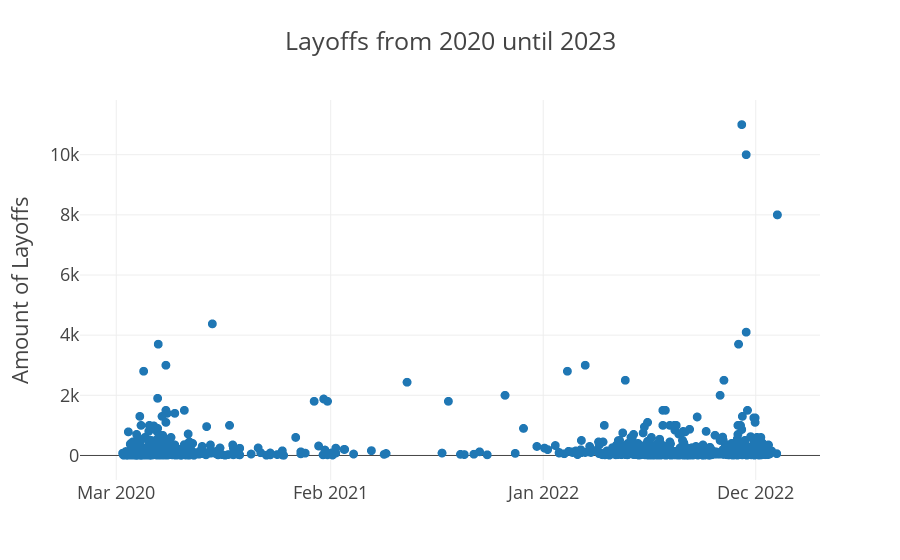

Write notebook code for a chart like this one.
### Code cell
# taking a look at when layoffs occured by using a bubble scatterplot

fig = px.scatter(df_total, x="date", y="total_laid_off",
                 template = 'presentation',
                 labels={
                     "date": "",
                     "total_laid_off": "Amount of Layoffs"
                 },
                title="Layoffs from 2020 until 2023")
fig.update_xaxes(dtick="M11",)

fig.show()

### Figure 1 — Plotly figure (JSON) as saved in the notebook; plotly's stock layout.template omitted (floating-point values rounded to 4 significant figures; data arrays with more than 128 entries replaced by an {"elided": "..."} marker saying what was removed)
{"data": [{"hovertemplate": "=%{x}<br>Amount of Layoffs=%{y}<extra></extra>", "legendgroup": "", "marker": {"color": "#1F77B4", "symbol": "circle"}, "mode": "markers", "name": "", "showlegend": false, "type": "scattergl", "x": {"elided": "1317 str values"}, "xaxis": "x", "y": {"elided": "1317 float values"}, "yaxis": "y"}], "layout": {"legend": {"tracegroupgap": 0}, "title": {"text": "Layoffs from 2020 until 2023"}, "xaxis": {"anchor": "y", "domain": [0, 1], "dtick": "M11", "title": {"text": ""}}, "yaxis": {"anchor": "x", "domain": [0, 1], "title": {"text": "Amount of Layoffs"}}}}
